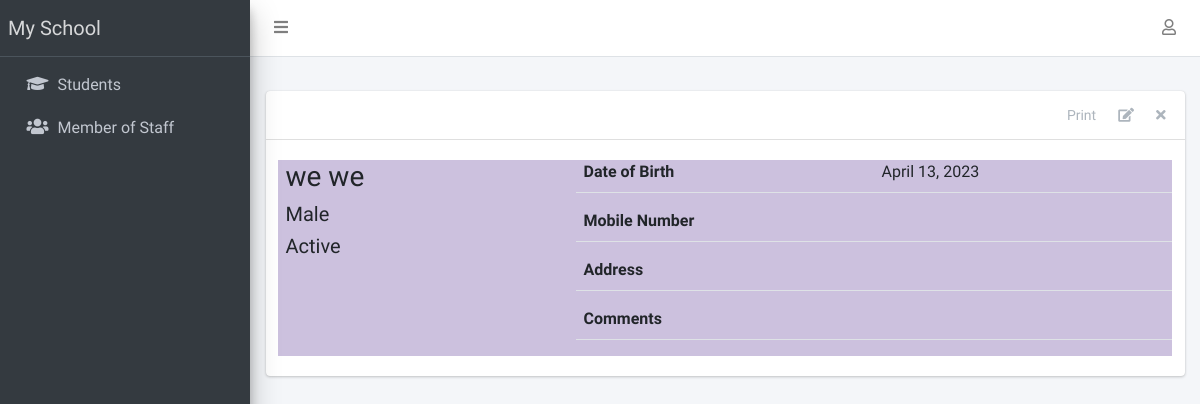
/staff/1/, run on an earlier commit of the app's database.
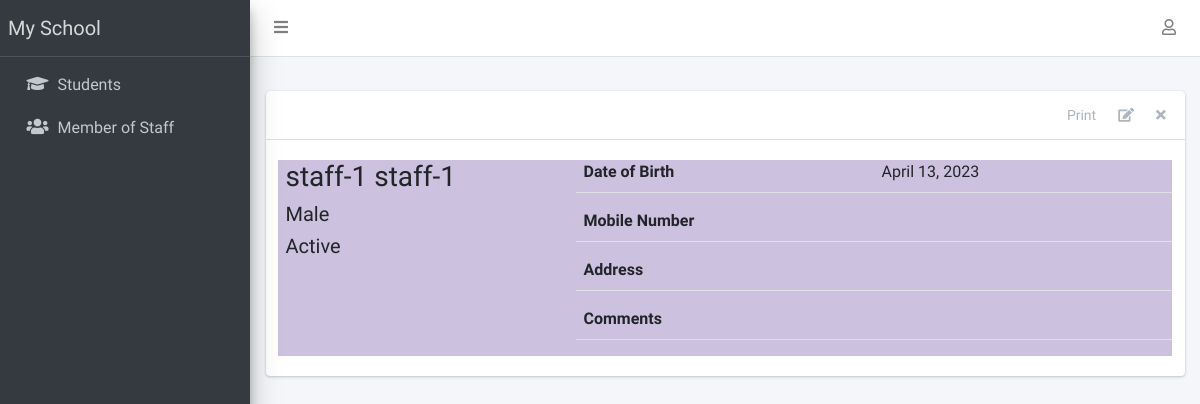
And on a later commit of the database.
### apps/staffs/models.py (models this page shows, shortened)
class Staff(models.Model):
    STATUS = [("active", "Active"), ("inactive", "Inactive")]
    GENDER = [("male", "Male"), ("female", "Female")]
    current_status = models.CharField(max_length=10, choices=STATUS, default="active")
    surname = models.CharField(max_length=200)
    firstname = models.CharField(max_length=200)
    other_name = models.CharField(max_length=200, blank=True)
    gender = models.CharField(max_length=10, choices=GENDER, default="male")
    date_of_birth = models.DateField(default=timezone.now)
    date_of_admission = models.DateField(default=timezone.now)
    mobile_num_regex = RegexValidator(
        regex="^[0-9]{10,15}$", message="Entered mobile number isn't in a right format!"
    )
    mobile_number = models.CharField(
        validators=[mobile_num_regex], max_length=13, blank=True
    )
    address = models.TextField(blank=True)
    others = models.TextField(blank=True)
    def __str__(self):
        return f"{self.surname} {self.firstname} {self.other_name}"

### apps/staffs/views.py (the view)
# urls.py: path("<int:pk>/", StaffDetailView.as_view(), name="staff-detail"),
class StaffDetailView(DetailView):
    model = Staff
    template_name = "staffs/staff_detail.html"

### apps/corecode/context_processors.py (called while the page is built)
def site_defaults(request):
    current_session = AcademicSession.objects.get(current=True)
    current_term = AcademicTerm.objects.get(current=True)
    vals = SiteConfig.objects.all()
    contexts = {
        "current_session": current_session.name,
        "current_term": current_term.name,
    }
    for val in vals:
        contexts[val.key] = val.value
    return contexts

### apps/staffs/templates/staffs/staff_detail.html (shortened to what this page needs)
{% extends 'base.html' %}
{% block content-header %}
<div class="card-header">
  <div class="card-tools">
    <a href="#" class="btn btn-tool">Print</a>
    <a href="{% url 'staff-update' object.id %}" class="btn btn-tool">
      <i class="fas fa-edit"></i>
    </a>
    <a href="{% url 'staff-delete' object.id %}" class="btn btn-tool">
      <i class="fas fa-times"></i>
    </a>
  </div>
</div>
{% endblock content-header %}
{% block content %}
    <div class="row">
      <div class="col-sm-4">
        <div>
          <h3>{{ object }} </h3>
          <h5>{{ object.get_gender_display }} </h5>
          <h5>{{ object.get_current_status_display }} </h5>
        </div>
      </div>
      <div class="col-sm-8">
        <div>
          <div class="form-group border-bottom row">
            <label class="col">
              Date of Birth
            </label>
            <div class="col">
              {{ object.date_of_birth }}
            </div>
          </div>
          <div class="form-group border-bottom row">
            <label class="col">
               Mobile Number
            </label>
            <div class="col">
            </div>
          </div>
          <div class="form-group border-bottom row">
            <label class="col">
              Address
            </label>
            <div class="col">
            </div>
          </div>
          <div class="form-group border-bottom row">
            <label class="col">
              Comments
            </label>
            <div class="col">
            </div>
          </div>
        </div>
      </div>
    </div>
{% endblock content %}

What changed in the data, as far as the page shows it:
changed Staff "Male": surname+firstname+other_name "we we" → "staff-1 staff-1"
